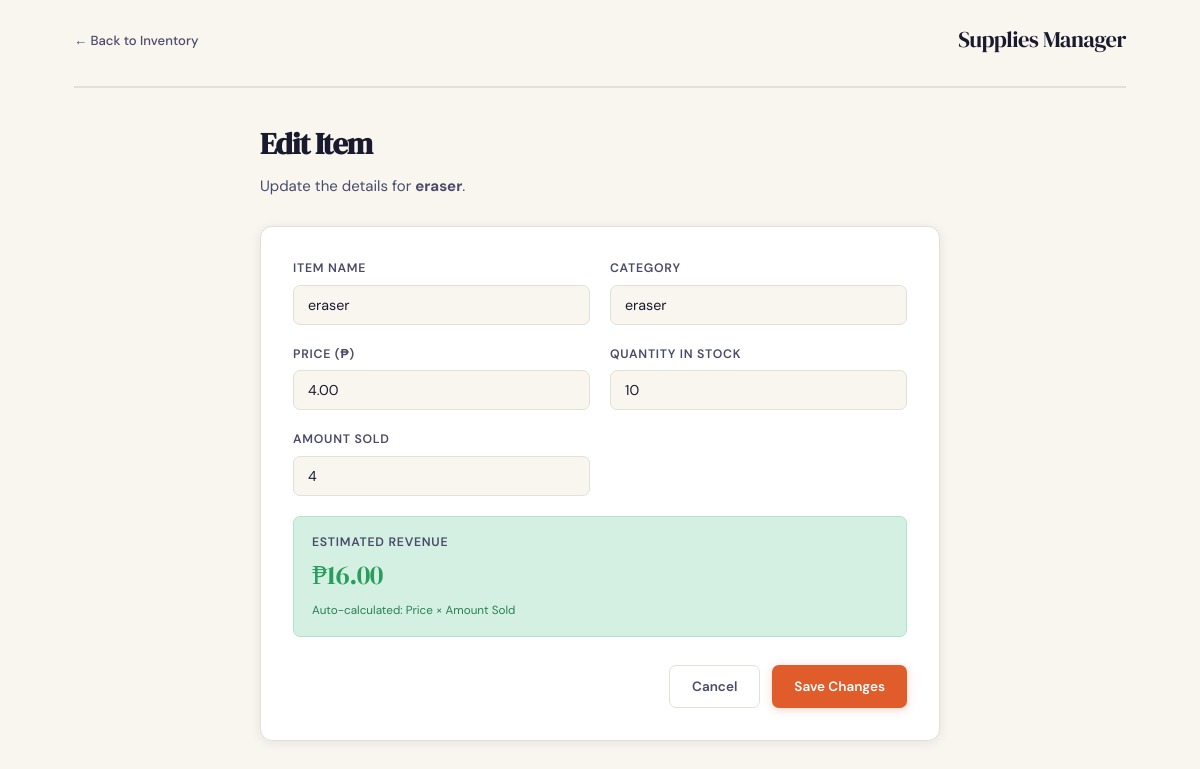
The page /edit.php?id=7 on the database its author committed.
### tables this page shows
CREATE TABLE `supplies` (
  `id`          INT(11)          NOT NULL,
  `item`        VARCHAR(100)     DEFAULT NULL,
  `category`    VARCHAR(100)     DEFAULT NULL,
  `quantity`    INT(11)          DEFAULT NULL,
  `price`       DECIMAL(10, 2)   DEFAULT NULL,    
  `amount_sold` INT(11)          DEFAULT NULL,
  `revenue`     DECIMAL(10, 2)   DEFAULT NULL     
);

### edit.php (the view, shortened to what this page needs)
<?php
include 'database.php';
$id = intval($_GET['id']);
$stmt = $conn->prepare("SELECT * FROM supplies WHERE id = ?");
$stmt->bind_param("i", $id);
$stmt->execute();
$result = $stmt->get_result();
$row = $result->fetch_assoc();
?>
<!DOCTYPE html>
<html lang="en">
<head>
    <link rel="stylesheet" href="style.css">
</head>
<body>
    <div class="page-wrapper">
        <nav class="topbar">
            <a href="index.php" class="nav-back">← Back to Inventory</a>
            <span class="nav-title">Supplies Manager</span>
        </nav>
        <div class="form-container">
            <div class="form-header">
                <h1>Edit Item</h1>
                <p>Update the details for <strong><?php echo htmlspecialchars($row['item']); ?></strong>.</p>
            </div>
            <form method="POST" class="supply-form">
                <div class="form-grid">
                    <div class="form-group">
                        <label for="item">Item Name</label>
                        <input type="text" id="item" name="item" required
                               value="<?php echo htmlspecialchars($row['item']); ?>">
                    </div>
                    <div class="form-group">
                        <label for="category">Category</label>
                        <input type="text" id="category" name="category" required
                               value="<?php echo htmlspecialchars($row['category']); ?>">
                    </div>
                    <div class="form-group">
                        <label for="price">Price (₱)</label>
                        <input type="number" id="price" name="price" step="0.01" min="0.01" required
                               value="<?php echo htmlspecialchars($row['price']); ?>"
                               oninput="calcRevenue()">
                    </div>
                    <div class="form-group">
                        <label for="quantity">Quantity in Stock</label>
                        <input type="number" id="quantity" name="quantity" min="0" required
                               value="<?php echo htmlspecialchars($row['quantity']); ?>">
                    </div>
                    <div class="form-group">
                        <label for="amount_sold">Amount Sold</label>
                        <input type="number" id="amount_sold" name="amount_sold" min="0" required
                               value="<?php echo htmlspecialchars($row['amount_sold']); ?>"
                               oninput="calcRevenue()">
                    </div>
                    <div class="form-group revenue-preview">
                        <label>Estimated Revenue</label>
                        <div class="revenue-display" id="revenueDisplay">
                            ₱<?php echo number_format($row['revenue'], 2); ?>
                        </div>
                        <small>Auto-calculated: Price × Amount Sold</small>
                    </div>
                </div>
                <div class="form-actions">
                    <a href="index.php" class="btn btn-secondary">Cancel</a>
                    <button type="submit" name="update" class="btn btn-primary">Save Changes</button>
                </div>
            </form>
        </div>
    </div>
</body>
</html>

### style.css (style rules this page uses)
*, *::before, *::after { box-sizing: border-box; margin: 0; padding: 0; }
:root { --cream: #f9f6f0; --paper: #ffffff; --ink: #1a1a2e; --ink-soft: #4a4a6a; --accent: #e05c2a; --accent-lt:#fde8df; --green: #2a9d5c; --green-lt: #d4f0e3; --border: #e4e0d8; --shadow: 0 2px 12px rgba(26,26,46,0.08); --shadow-lg:0 8px 32px rgba(26,26,46,0.13); --radius: 12px; --radius-sm:7px; --font-display: 'DM Serif Display', Georgia, serif; --font-body: 'DM Sans', sans-serif; }
html, body { min-height: 100vh; background: var(--cream); font-family: var(--font-body); color: var(--ink); font-size: 15px; line-height: 1.6; }
.page-wrapper { max-width: 1100px; margin: 0 auto; padding: 0 24px 60px; }
.topbar { display: flex; align-items: center; justify-content: space-between; padding: 22px 0 28px; border-bottom: 2px solid var(--border); margin-bottom: 32px; }
.nav-title { font-family: var(--font-display); font-size: 1.5rem; color: var(--ink); letter-spacing: -0.02em; }
.nav-back { font-size: 0.875rem; color: var(--ink-soft); text-decoration: none; font-weight: 500; transition: color 0.2s; }
.btn { display: inline-flex; align-items: center; gap: 6px; padding: 10px 22px; border-radius: var(--radius-sm); font-family: var(--font-body); font-size: 0.9rem; font-weight: 600; text-decoration: none; cursor: pointer; border: none; transition: all 0.18s ease; }
.btn-primary { background: var(--accent); color: #fff; box-shadow: 0 2px 8px rgba(224,92,42,0.25); }
.btn-secondary { background: var(--paper); color: var(--ink-soft); border: 1.5px solid var(--border); }
.form-container { max-width: 680px; margin: 0 auto; }
.form-header { margin-bottom: 28px; }
.form-header h1 { font-family: var(--font-display); font-size: 2rem; letter-spacing: -0.03em; margin-bottom: 6px; }
.form-header p { color: var(--ink-soft); }
.supply-form { background: var(--paper); border: 1.5px solid var(--border); border-radius: var(--radius); padding: 32px; box-shadow: var(--shadow); }
.form-grid { display: grid; grid-template-columns: 1fr 1fr; gap: 20px; margin-bottom: 28px; }
.form-group { display: flex; flex-direction: column; gap: 6px; }
.form-group label { font-size: 0.82rem; font-weight: 600; text-transform: uppercase; letter-spacing: 0.06em; color: var(--ink-soft); }
.form-group input { padding: 10px 14px; border: 1.5px solid var(--border); border-radius: var(--radius-sm); font-family: var(--font-body); font-size: 0.95rem; color: var(--ink); background: var(--cream); outline: none; transition: border-color 0.2s, background 0.2s; }
.revenue-preview { grid-column: span 2; background: var(--green-lt); border-radius: var(--radius-sm); padding: 16px 18px; border: 1.5px solid #b2e4cc; }
.revenue-display { font-family: var(--font-display); font-size: 1.8rem; color: var(--green); letter-spacing: -0.02em; line-height: 1.2; }
.revenue-preview small { font-size: 0.78rem; color: #2a8050; display: block; margin-top: 4px; }
.form-actions { display: flex; justify-content: flex-end; gap: 12px; }

### rows shown on the page
supplies: item "eraser", category "eraser", price "4.00", quantity "10", amount_sold "4", revenue "16.00"
